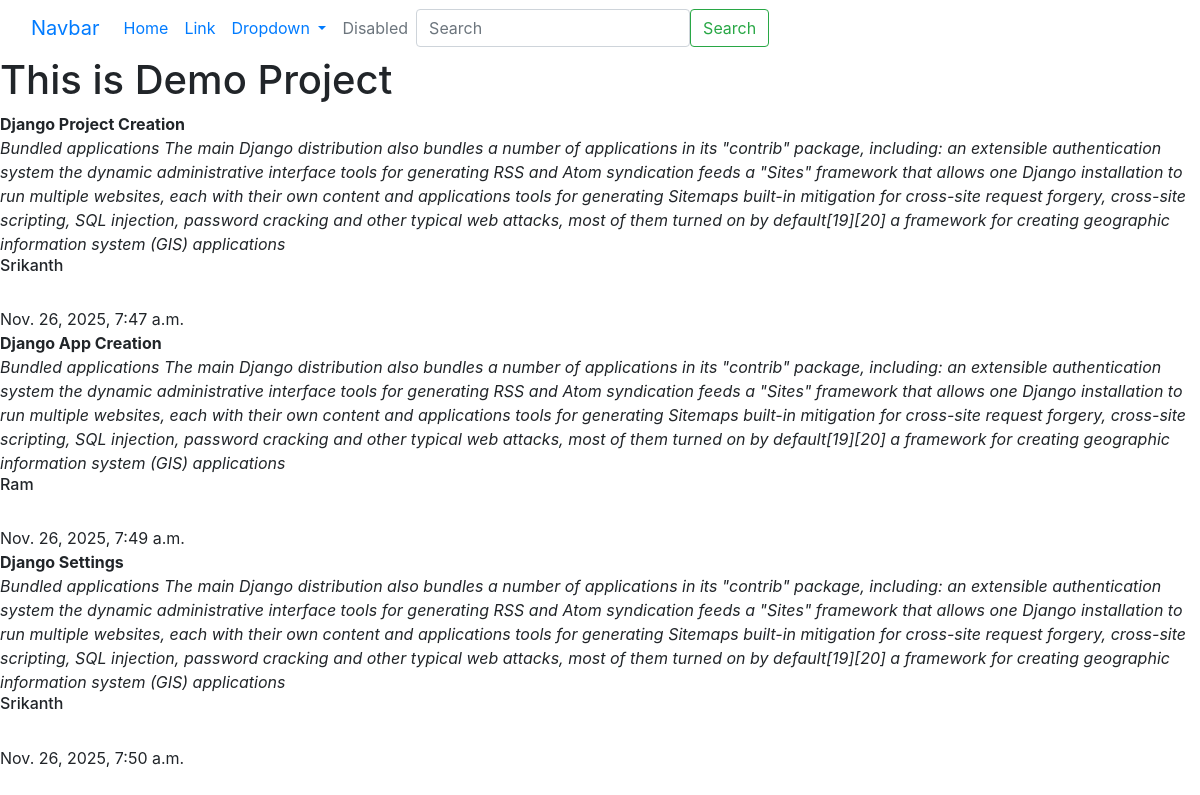
The app's page /firstDemo/ with its own data.
### demoapp/models.py (models this page shows, shortened)
class Blog(models.Model):
    title = models.CharField(max_length = 100)
    image = models.ImageField(upload_to = "images/")
    description = models.TextField()
    author = models.CharField(max_length = 100)
    created_at = models.DateTimeField(default = timezone.now)

### demoapp/views.py (the view)
# urls.py: path("firstDemo/",firstDemo,name="firstDemo"),
def firstDemo(request):
    post = Blog.objects.all()
    return render(request,"base.html",{"post":post})

### templates/base.html (shortened to what this page needs)
{% load static %}
<!DOCTYPE html>
<html>
    <head>
        <link rel="stylesheet" href="{% static 'css/bootstrap-grid.css' %}">
        <link rel="stylesheet" href="{% static 'css/bootstrap-grid.min.css' %}">
        <link rel="stylesheet" href="{% static 'css/bootstrap-reboot.css' %}">
        <link rel="stylesheet" href="{% static 'css/bootstrap-reboot.min.css' %}">
        <link rel="stylesheet" href="{% static 'css/bootstrap.css' %}">
        <link rel="stylesheet" href="{% static 'css/bootstrap.min.css' %}">
        <nav class="navbar navbar-expand-lg bg-body-tertiary">
  <div class="container-fluid">
    <a class="navbar-brand" href="#">Navbar</a>
    <div class="collapse navbar-collapse" id="navbarSupportedContent">
      <ul class="navbar-nav me-auto mb-2 mb-lg-0">
        <li class="nav-item">
          <a class="nav-link active" aria-current="page" href="#">Home</a>
        </li>
        <li class="nav-item">
          <a class="nav-link" href="#">Link</a>
        </li>
        <li class="nav-item dropdown">
          <a class="nav-link dropdown-toggle" href="#" role="button" data-bs-toggle="dropdown" aria-expanded="false">
            Dropdown
          </a>
        </li>
        <li class="nav-item">
          <a class="nav-link disabled" aria-disabled="true">Disabled</a>
        </li>
      </ul>
      <form class="d-flex" role="search">
        <input class="form-control me-2" type="search" placeholder="Search" aria-label="Search"/>
        <button class="btn btn-outline-success" type="submit">Search</button>
      </form>
    </div>
  </div>
</nav>
    </head>
    <body>
        <h1>This is Demo Project</h1>
        {% block content %}
          {% for i in post%}
           <b> {{i.title}} </b>   <br>
            <i>{{i.description}} </i>  <br>
            <h6>{{i.author}} </h6><br>
            {{i.created_at}} <br>
          {% endfor %}
        {% endblock content %}
    </body>
</html>

### records on screen
Blog: title "Django Project Creation", description "Bundled applications The main Django distribution also bundles a number of applications in its \"contrib\" package, including: an extensible authentication system the dynamic administrative interface tools for generating RSS and Atom syndication feeds a \"Sites\" framework that allows one Django installation to run multiple websites, each with their own content and applications tools for generating Sitemaps built-in mitigation for cross-site request forgery, cross-site scripting, SQL injection, password cracking and other typical web attacks, most of them turned on by default[19][20] a framework for creating geographic information system (GIS) applications", author "Srikanth", created_at "Nov. 26, 2025, 7:47 a.m."
Blog: title "Django App Creation", description "Bundled applications The main Django distribution also bundles a number of applications in its \"contrib\" package, including: an extensible authentication system the dynamic administrative interface tools for generating RSS and Atom syndication feeds a \"Sites\" framework that allows one Django installation to run multiple websites, each with their own content and applications tools for generating Sitemaps built-in mitigation for cross-site request forgery, cross-site scripting, SQL injection, password cracking and other typical web attacks, most of them turned on by default[19][20] a framework for creating geographic information system (GIS) applications", author "Ram", created_at "Nov. 26, 2025, 7:49 a.m."
Blog: title "Django Settings", description "Bundled applications The main Django distribution also bundles a number of applications in its \"contrib\" package, including: an extensible authentication system the dynamic administrative interface tools for generating RSS and Atom syndication feeds a \"Sites\" framework that allows one Django installation to run multiple websites, each with their own content and applications tools for generating Sitemaps built-in mitigation for cross-site request forgery, cross-site scripting, SQL injection, password cracking and other typical web attacks, most of them turned on by default[19][20] a framework for creating geographic information system (GIS) applications", author "Srikanth", created_at "Nov. 26, 2025, 7:50 a.m."
